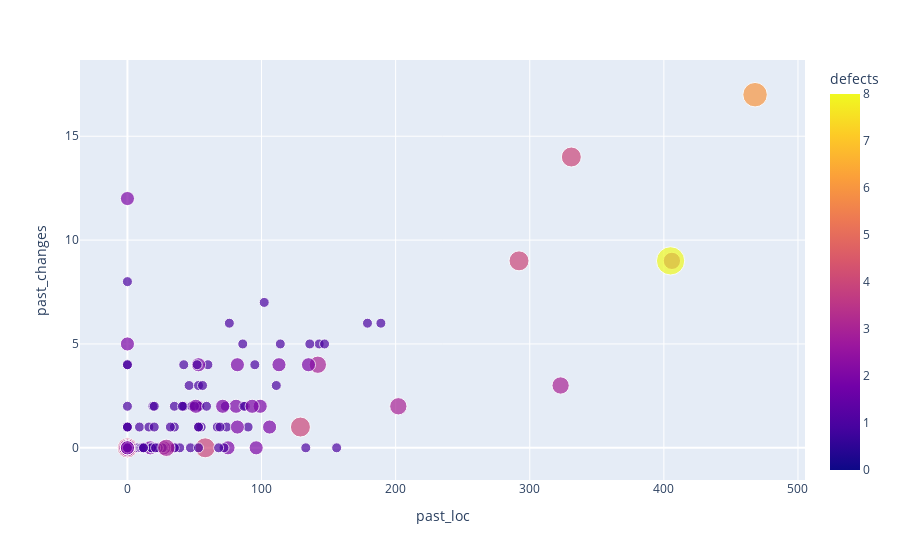

Source (notebook cell):
### Code cell
csv_like = [('fullpath',past_loc,past_changes,defects)]

for fullpath,values in metrics.items():
    csv_like.append((fullpath,values[past_loc],values[past_changes],values[defects]))

df_futuredefects = pd.DataFrame(csv_like[1:], columns=csv_like[0])

fig = px.scatter(df_futuredefects, x=past_loc, y=past_changes, color="defects", size="defects",
                hover_data=['fullpath'])
fig.show()

### Figure 1 — Plotly figure (JSON) as saved in the notebook; plotly's stock layout.template omitted (floating-point values rounded to 4 significant figures; data arrays with more than 128 entries replaced by an {"elided": "..."} marker saying what was removed)
{"data": [{"customdata": {"elided": "815x1 str values"}, "hovertemplate": "past_loc=%{x}<br>past_changes=%{y}<br>defects=%{marker.color}<br>fullpath=%{customdata[0]}<extra></extra>", "legendgroup": "", "marker": {"color": {"elided": "815 int values"}, "coloraxis": "coloraxis", "size": {"elided": "815 int values"}, "sizemode": "area", "sizeref": 0.02, "symbol": "circle"}, "mode": "markers", "name": "", "orientation": "v", "showlegend": false, "type": "scatter", "x": {"elided": "815 int values"}, "xaxis": "x", "y": {"elided": "815 int values"}, "yaxis": "y"}], "layout": {"coloraxis": {"colorbar": {"title": {"text": "defects"}}, "colorscale": [[0, "#0d0887"], [0.1111, "#46039f"], [0.2222, "#7201a8"], [0.3333, "#9c179e"], [0.4444, "#bd3786"], [0.5556, "#d8576b"], [0.6667, "#ed7953"], [0.7778, "#fb9f3a"], [0.8889, "#fdca26"], [1, "#f0f921"]]}, "legend": {"itemsizing": "constant", "tracegroupgap": 0}, "margin": {"t": 60}, "xaxis": {"anchor": "y", "domain": [0, 1], "title": {"text": "past_loc"}}, "yaxis": {"anchor": "x", "domain": [0, 1], "title": {"text": "past_changes"}}}}
